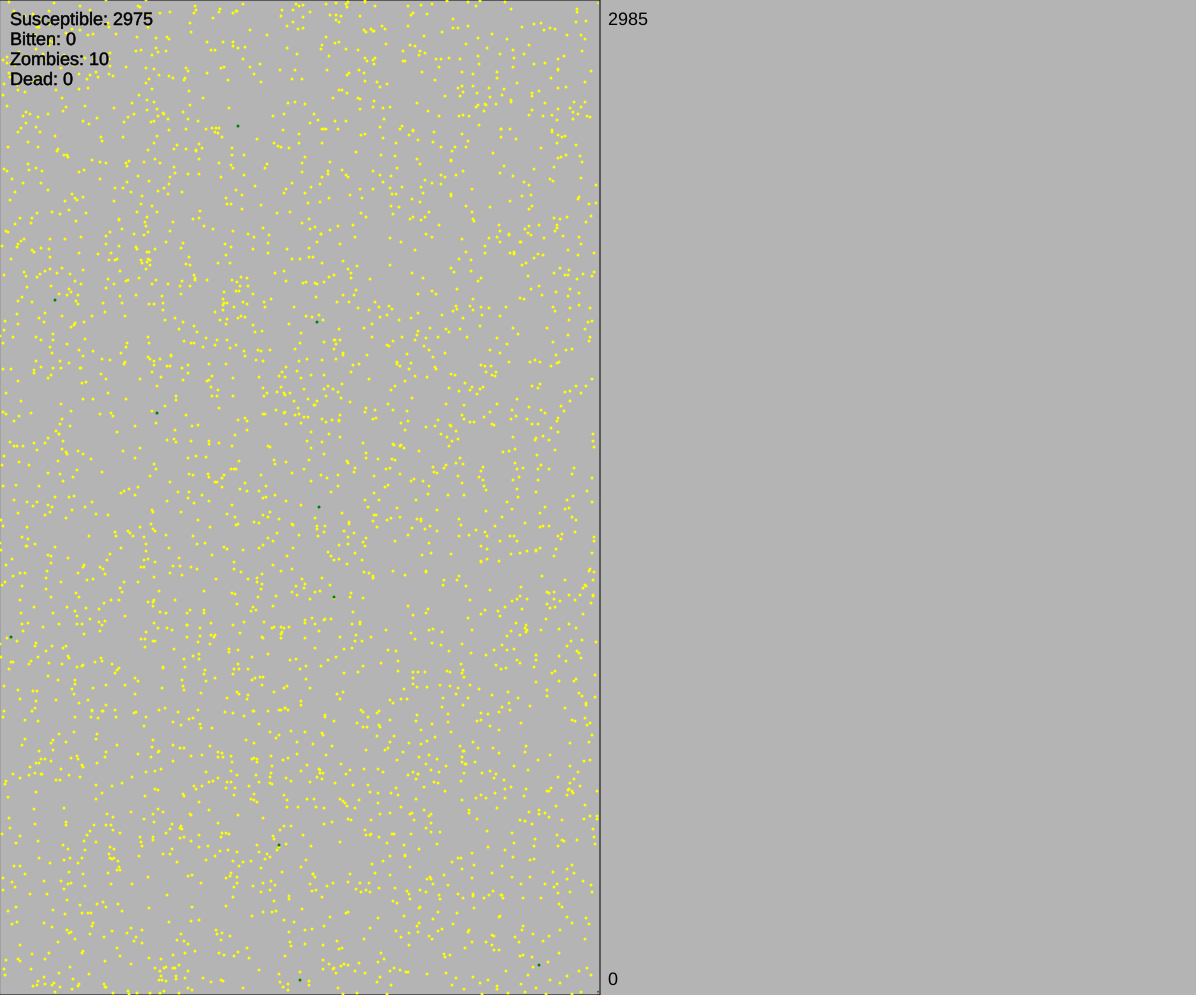
Frame 1 (no input)
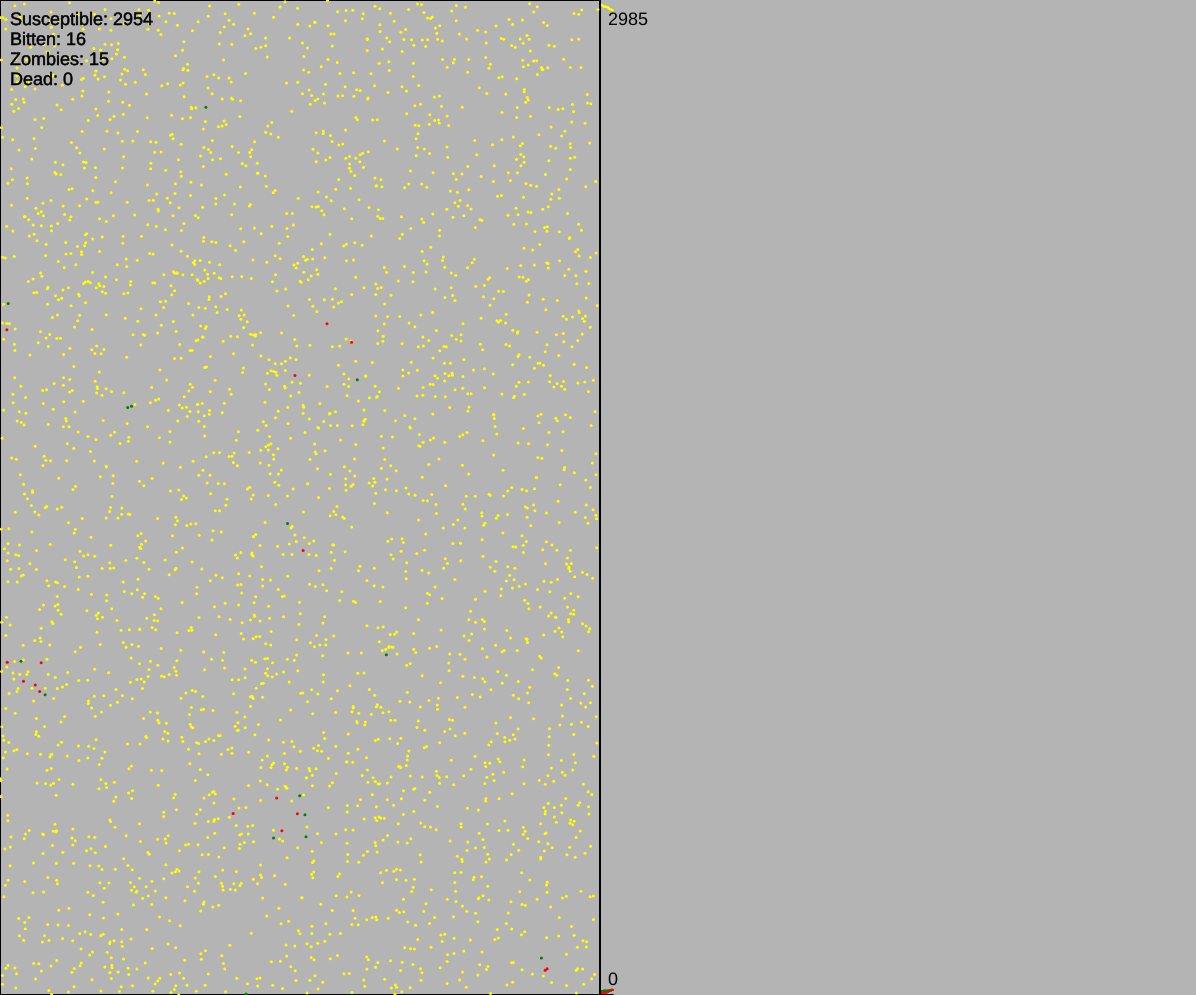
Frame 60 (no input)
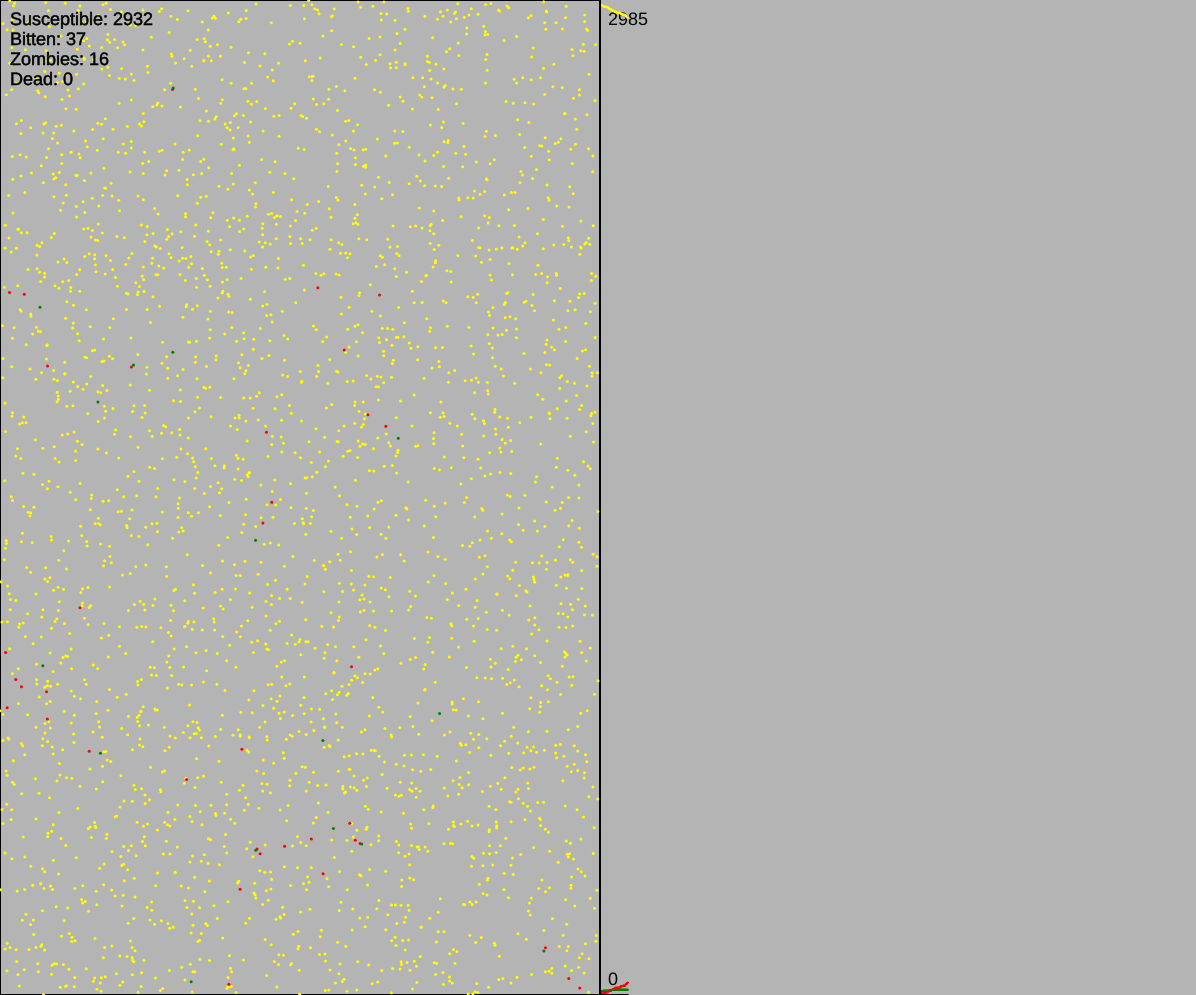
Frame 120 (the mouse pressed at the canvas centre since frame 60)

The p5.js sketch that drew these frames (run headless with seeded random() and noise() and a simulated clock; from frame 60 on, the mouse is pressed at the canvas centre):

// p5.js sketch
// ── sketch.js
p5.disableFriendlyErrors = true;
let population = [];
let populationTotal = 0;
let infectedFromStart = 0;
let iteration = 0;

let HEIGHT = 0;
let WIDTH_POPULATION = 0;
let WIDTH_GRAPH = 0;

const SCALE = 3;
const TIME_SCALE = 4;

function setup() {
    HEIGHT = windowHeight - 5;
    WIDTH_POPULATION = windowWidth / 2 - 2;
    WIDTH_GRAPH = windowWidth / 2 - 2;
    populationTotal = HEIGHT * SCALE;
    zombiesFromStart = 10;
    for (let i = 0; i < zombiesFromStart; i++) {
        population.push(new Individual(WIDTH_POPULATION, HEIGHT, Individual.ZOMBIES));
    }
    for (let i = 0; i < populationTotal - zombiesFromStart; i++) {
        population.push(new Individual(WIDTH_POPULATION, HEIGHT, Individual.SUSCEPTIBLE));
    }
    createCanvas(WIDTH_POPULATION + WIDTH_GRAPH, HEIGHT);
    textSize(18);
    background(180);
    text(`${HEIGHT * SCALE}`, WIDTH_POPULATION + 10, 25);
    text('0', WIDTH_POPULATION + 10, HEIGHT - 10);
}

function draw() {
    stroke('black');
    fill(180);
    rect(0, 0, WIDTH_GRAPH + 2, HEIGHT);
    strokeWeight(3);
    let susceptible = filterByStatus(Individual.SUSCEPTIBLE);
    let BITTEN = filterByStatus(Individual.BITTEN);
    let ZOMBIES = filterByStatus(Individual.ZOMBIES);
    let DEAD = filterByStatus(Individual.DEAD);
    stroke('yellow');
    susceptible.forEach(individual => {
        point(individual.posX, individual.posY);
        individual.update();
    });
    stroke('red');
    BITTEN.forEach(individual => {
        point(individual.posX, individual.posY);
        individual.update();
    });
    stroke('green');
    ZOMBIES.forEach(individual => {
        point(individual.posX, individual.posY);
        population
            .filter(candidate => Math.abs(individual.posX - candidate.posX) <= 2 && Math.abs(individual.posY - candidate.posY) <= 2)
            .forEach(candidate => candidate.infect());
        individual.update();
    });
    stroke('black');
    DEAD.forEach(individual => {
        point(individual.posX, individual.posY);
    });
    fill(0);
    stroke('black');
    strokeWeight(0.5);
    text(`Susceptible: ${susceptible.length}`, 10, 25);
    text(`Bitten: ${BITTEN.length}`, 10, 45);
    text(`Zombies: ${ZOMBIES.length}`, 10, 65);
    text(`Dead: ${DEAD.length}`, 10, 85);
    drawGraph(susceptible.length, BITTEN.length, ZOMBIES.length, DEAD.length)
}

function filterByStatus(status) {
    return population.filter(individual => individual.status == status);
}

function drawGraph(susceptible, BITTEN, ZOMBIES, DEAD) {
    if (ZOMBIES != 0) {
        translate(0, HEIGHT);
        strokeWeight(2);
        stroke('green');
        point(iteration / TIME_SCALE + WIDTH_POPULATION, -ZOMBIES / SCALE);
        stroke('black');
        point(iteration / TIME_SCALE + WIDTH_POPULATION, -DEAD / SCALE);
        stroke('yellow');
        point(iteration / TIME_SCALE + WIDTH_POPULATION, -susceptible / SCALE);
        stroke('red');
        point(iteration / TIME_SCALE + WIDTH_POPULATION, -BITTEN / SCALE);
        iteration++;
    }
}
// ── Individual.js
class Individual {

    static SUSCEPTIBLE = 0;
    static BITTEN = 1;
    static ZOMBIES = 2;

    constructor(boundaryX, boundaryY, status) {
        this._boundaryX = boundaryX;
        this._boundaryY = boundaryY;
        this._posX = Math.floor(Math.random() * this._boundaryX);
        this._posY = Math.floor(Math.random() * this._boundaryY);
        this._status = status;
        this._directionX = Math.random();
        this._directionY = Math.random();
        if (Math.floor(Math.random() * 2) >= 1) {
            this._directionX *= -1;
        }
        if (Math.floor(Math.random() * 2) >= 1) {
            this._directionY *= -1;
        }
        this._daysOfInfection = 0;
        this._daysOfZombie = 0;
    }

    update() {
        let speed = 1
        this._posX += this._directionX * speed;
        this._posY += this._directionY * speed;
        if (this._posX > this._boundaryX || this._posX < 0) {
            this._directionX *= -1;
            this._posX += 2 * this._directionX;
        }
        if (this._posY > this._boundaryY || this._posY < 0) {
            this._directionY *= -1;
            this._posY += 2 * this._directionY;
        }
        this.gainImmunity();
    }

    
   
    gainImmunity() {
        if (this._status == Individual.BITTEN) {
            this._daysOfInfection++;
            if (this._daysOfInfection >= 600) {
                this._status = Individual.ZOMBIES;
            }
        }
        if(this._status == Individual.ZOMBIES){
            this._daysOfZombie++;
            if(this._daysOfZombie >= 900){
                this._status = Individual.DEAD;
            }
        }
    }

    infect() {
        if (this._status == Individual.SUSCEPTIBLE) {
            Math.random() <= 0.2 ? this._status = Individual.ZOMBIES : this._status = Individual.BITTEN;
        }
    }

    get posX() {
        return this._posX;
    }

    get posY() {
        return this._posY;
    }

    get status() {
        return this._status;
    }

    set posX(posX) {
        this._posX = posX;
    }

    set posY(posY) {
        this._posY = posY;
    }

    set status(status) {
        this._status = status;
    }

}
